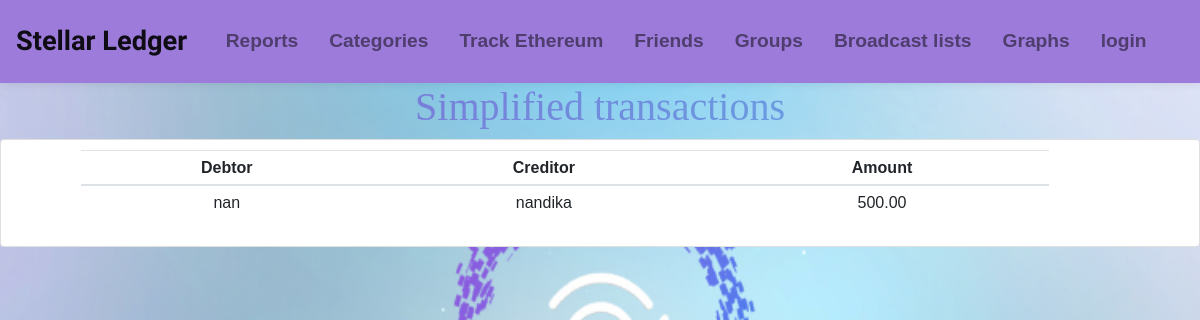
The page /group/view_simplified_txns/1/ on the database its author committed.
### expensegroups/models.py (models this page shows)
class ExpenseGroupMember(models.Model):
    group = models.ForeignKey(ExpenseGroup, on_delete=models.CASCADE)
    user = models.ForeignKey(User, on_delete=models.CASCADE)

### expensegroups/views.py (the view)
# urls.py: path('view_simplified_txns/<int:id>/', views.view_simplified_txns, name='view_simplified_txns'),
def view_simplified_txns(request, id):
    group = ExpenseGroup.objects.get(id=id)
    expense_graph_solver = ExpenseGraphSolver(group)
    expense_graph_solver.create_edges()
    txns = expense_graph_solver.get_transactions()
    transactions = []
    for t in txns:
        debtor = ExpenseGroupMember.objects.get(id=t['debtor'])
        creditor = ExpenseGroupMember.objects.get(id=t['creditor'])
        amount = t['amount']
        transactions.append({'debtor': debtor, 'creditor': creditor, 'amount': amount})
    return render(request, 'expensegroups/view_simplified_txns.html', {'transactions': transactions})

### expensegroups/models.py (called while the page is built)
    def set_member_id(self):
        a = 0
        for m in self.members:
            self.member_id_to_index[m.id] = a
            self.index_to_member_id[a] = m.id
            a += 1

    def add_edge(self, debtor, creditor, amount):
        self.edges[debtor].append([creditor, amount])

    def create_edges(self):
        for edge in self.group.edge_set.all():
            debtor = edge.debtor
            creditor = edge.creditor
            amount = edge.amount
            self.add_edge(debtor, creditor, amount) # adjacency list edges[u] = [creditor, amount]
        graph = [[0]*self.N]*self.N
        self.set_member_id()
        for edge in self.group.edge_set.all():
            graph[self.member_id_to_index[edge.debtor.id]][self.member_id_to_index[edge.creditor.id]] += edge.amount
        self.minimize_cash_flow(graph)

    def getMin(self,arr):
        minInd = 0
        for i in range(1, self.N):
            if (arr[i] < arr[minInd]):
                minInd = i
        return minInd

    def getMax(self,arr):
        maxInd = 0
        for i in range(1, self.N):
            if (arr[i] > arr[maxInd]):
                maxInd = i
        return maxInd

    def minCashFlowRec(self, amount):
        mxCredit = self.getMax(amount)
        mxDebit = self.getMin(amount)
        if (amount[mxCredit] == 0 and amount[mxDebit] == 0):
            return 0
        if -amount[mxDebit] < amount[mxCredit]:
            min = -amount[mxDebit]
        else:
            min = amount[mxCredit]
        amount[mxCredit] -=min
        amount[mxDebit] += min
        print("Person " , mxDebit , " pays " , min
            , " to " , "Person " , mxCredit)
        self.transactions.append({
            'debtor' : self.index_to_member_id[mxDebit],
            'creditor': self.index_to_member_id[mxCredit],
            'amount': min
            })
        self.minCashFlowRec(amount)

    def minimize_cash_flow(self, graph):
        amount = [0 for i in range(self.N)]
        for p in range(self.N):
            for i in range(self.N):
                amount[p] += (graph[i][p] - graph[p][i])
        self.minCashFlowRec(amount)

    def get_transactions(self):
        return self.transactions

### templates/expensegroups/view_simplified_txns.html
{% extends '../base.html' %}
{% block content %}
<h1> <div style="background: linear-gradient(to right, #8860d0 , #5ab9ea);
    -webkit-text-fill-color: transparent;
    -webkit-background-clip: text; font-family: 'Times New Roman', Times, serif;
    text-align: center;">Simplified transactions</div></h1>
<div class="card text-center">
    <div class="text-center padding">
    <table class="table table-sm">
        <thead>
            <tr>
                <th scope="col">Debtor</th>
                <th scope="col">Creditor</th>
                <th scope="col">Amount</th>
              </tr>
        </thead>
        <tbody>
        {% for t in transactions %}
            <tr>
            <td>{{t.debtor.user.username}}</td>
            <td>{{t.creditor.user.username}}</td>
            <td>{{t.amount}}</td>
            </tr>
      {% endfor %}
      </tbody>
    </table>
</div>
</div>
<br>
{% endblock %}

### static/styles.css (style rules this page uses)
.padding { margin-top: 10px; margin-bottom: 10px; margin-right: 150px; margin-left: 80px; }

### templates/base.html (style rules this page uses)
body { font-family: 'Poppins', sans-serif; }

### rows shown on the page
ExpenseGroupMember: debtor.user.username "nan", creditor.user.username "nandika", amount "500.00"
